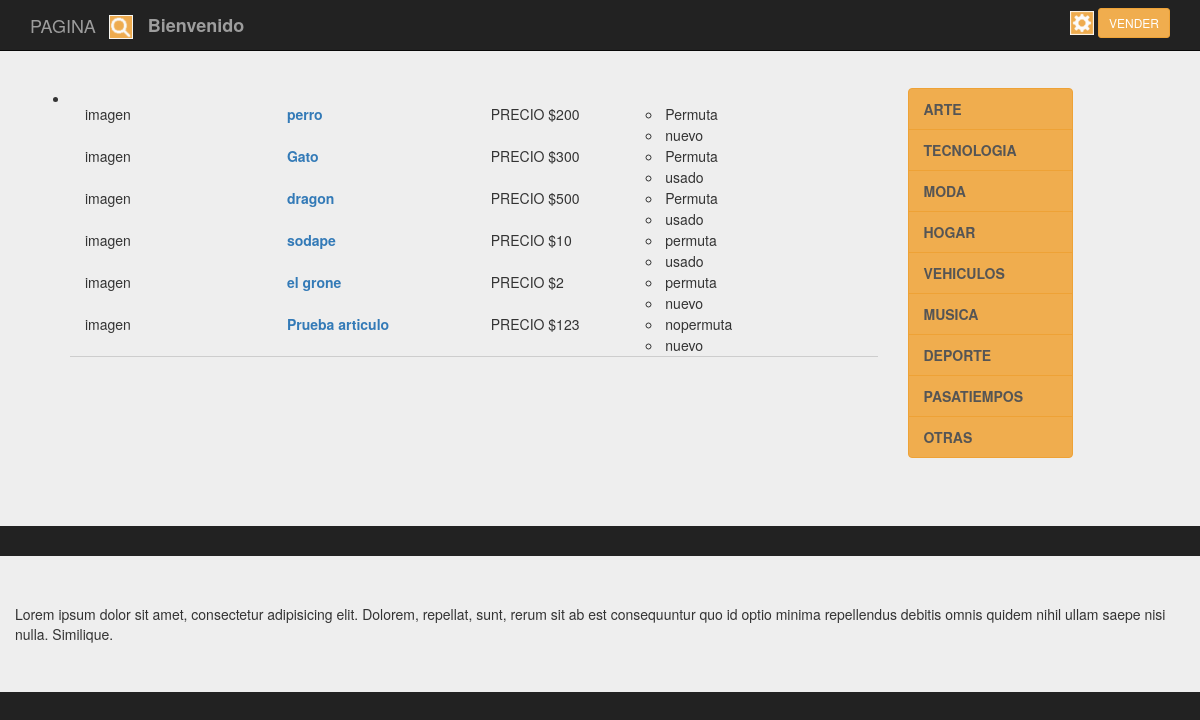
Screenshot of /backend/Presentacion/cargamenu.php with the database file from the repository.
### tables this page shows
CREATE TABLE `publicacion` (
  `id_pub` int(11) NOT NULL,
  `id_usup` int(11) NOT NULL,
  `nom_pub` varchar(40) DEFAULT NULL,
  `precio_pub` int(11) DEFAULT NULL,
  `stock_pub` int(11) DEFAULT NULL,
  `descripcion_pub` varchar(400) DEFAULT NULL,
  `img01_pub` varchar(20) DEFAULT NULL,
  `img02_pub` varchar(20) NOT NULL,
  `img03_pub` varchar(20) NOT NULL,
  `nuevo_pub` varchar(20) DEFAULT NULL,
  `fecha_pub` date DEFAULT NULL,
  `acepta_permuta_pub` varchar(20) DEFAULT NULL,
  `categoria_pub` varchar(20) DEFAULT NULL,
  `denuncia_pub` tinyint(1) DEFAULT NULL
);

### backend/clases/Publicacion.class.php (called while the page is built, shortened)
<?php
require_once('../persistencia/PersistenciaPublicacion.class.php');
class Publicacion
{
    public function consultaTodos($conex)
    {
      $pu=new PersistenciaPublicacion;
      $datos= $pu->consTodos($conex);
      return $datos;
    }
}
?>

### backend/persistencia/PersistenciaPublicacion.class.php (called while the page is built, shortened)
<?php
class PersistenciaPublicacion
{
   public function consTodos( $conex)
   {
        $sql = "select * from publicacion";
        $result = $conex->prepare($sql);
		$result->execute();
		$resultados=$result->fetchAll();
       return $resultados;
    }
 }
?>

### backend/Presentacion/cargamenu.php (the view, shortened to what this page needs)
<?php
require_once('../clases/Publicacion.class.php');
?>
<!doctype html>
<html lang="en">
<head>
<link rel="stylesheet" href="https://maxcdn.bootstrapcdn.com/bootstrap/3.3.7/css/bootstrap.min.css">
<link rel="stylesheet" href="../css/estilos.css">
	</head>
<body>
		<div class="container">
			<nav class="navbar navbar-inverse navbar-fixed-top">
				  <div class="container">
					<div class="navbar-header">
					  <a class="navbar-brand" href="#">PAGINA</a>
					  <div class="navbar-brand">
							<form class="forma-busqueda cf" action="/search.php" method="post">
								<input name="keywords" id="search_box" type="text" placeholder="" >
							</form>
					  </div>
					</div>
					<div id="navbar" class="navbar-collapse collapse">
					<div class="navbar-brand"><label>Bienvenido <?php echo $_SESSION["LOGIN"];?></label></div>
					  <form class="navbar-form navbar-right">
							<div class="dropdown">
								<a href="#" class="dropdown-toggle" data-toggle="dropdown" data-hover="dropdown">
								<img src="../images/engine-icon.png" alt="">
								</a>
								<a href="venta.php" class="btn btn-warning btn-sm">VENDER</a>
							</div>
					  </form>
					</div>
				  </div>
			</nav>
		</div>
		<div class="jumbotron">
			<div class="container">
				<section class="main row">
					<div class="col-md-9">
					<ul class="pre-scrollable" class="claseLista">
						<li class="intem-resultado">
							<div class="container">
								<div class="row">
									<?php
										$conex = conectar();
										$d = new Publicacion();
										$datos_d=$d->consultaTodos($conex);
										$cuenta=count($datos_d);
									?>
									<?php
										for ($i=0;$i<$cuenta;$i++)
										{
										?>
											<div class="col-md-3">
											imagen
											</div>
											<div class="col-md-3">
											<strong>
												<a href="#" value="<?php echo $datos_d[$i][0]?>"  ><?php echo $datos_d[$i][2]?></a>
											</strong>
											</div>
											<div class="col-md-2">
												<strong>
												<option value="<?php echo $datos_d[$i][0]?>"  >PRECIO $<?php echo $datos_d[$i][3]?></option>
												</strong>
											</div>
											<div class="col-md-4">
												<ul>
													<li><option value="<?php echo $datos_d[$i][0]?>"  ><?php echo $datos_d[$i][11]?></option></li>
													<li><option value="<?php echo $datos_d[$i][0]?>"  ><?php echo $datos_d[$i][9]?></option></li>
												</ul>
											</div>
								<?php
								}
								?>
								</div>
							</div>
						</li>
					</ul>
					</div>
					<div>
						<div class="col-xs-6 col-sm-3 col-md-2 sidebar-offcanvas aling-left" id="sidebar">
						  <div class="list-group"><b>
						 	<a href="#" class="list-group-item">ARTE</a>
							<a href="#" class="list-group-item">TECNOLOGIA</a>
							<a href="#" class="list-group-item">MODA</a>
							<a href="#" class="list-group-item">HOGAR</a>
							<a href="#" class="list-group-item">VEHICULOS</a>
							<a href="#" class="list-group-item">MUSICA</a>
							<a href="#" class="list-group-item">DEPORTE</a>
							<a href="#" class="list-group-item">PASATIEMPOS</a>
							<a href="#" class="list-group-item">OTRAS</a>
							</b>
						  </div>
						</div>
					</div>
				</section>
			</div>
		</div>
		<div class="jumbotron">
		<div class="container">
			<div class="row">
			Lorem ipsum dolor sit amet, consectetur adipisicing elit. Dolorem, repellat, sunt, rerum sit ab est consequuntur quo id optio minima repellendus debitis omnis quidem nihil ullam saepe nisi nulla. Similique.
				</div>
		</div>
</body>
</html>

### backend/Css/estilos.css (style rules this page uses)
body { padding-top: 40px; padding-bottom: 40px; background-color: #222; }
.list-group-item { color: #fff; background-color: #f0ad4e; border-color: #eea236 }
.intem-resultado { border-bottom: 1px solid #cdcdcd; }
.forma-busqueda { margin-left: -2px; }
.forma-busqueda input { color: transparent; width: 24px; height: 24px; float: left; border: 0; background: #007ABE url(../images/search-icon.png) no-repeat center; -webkit-transition:all 0.5s linear; -o-transition:all 0.5s linear; -moz-transition:all 0.5s linear; -ms-transition:all 0.5s linear; transition:all 0.5s linear; }

### rows the page displays
publicacion: $datos_d[$i][0] 9 (drawn), nom_pub "perro"
publicacion: $datos_d[$i][0] 10 (drawn), nom_pub "Gato"
publicacion: $datos_d[$i][0] 11 (drawn), nom_pub "dragon"
publicacion: $datos_d[$i][0] 12 (drawn), nom_pub "sodape"
publicacion: $datos_d[$i][0] 13 (drawn), nom_pub "el grone"
publicacion: $datos_d[$i][0] 14 (drawn), nom_pub "Prueba articulo"
